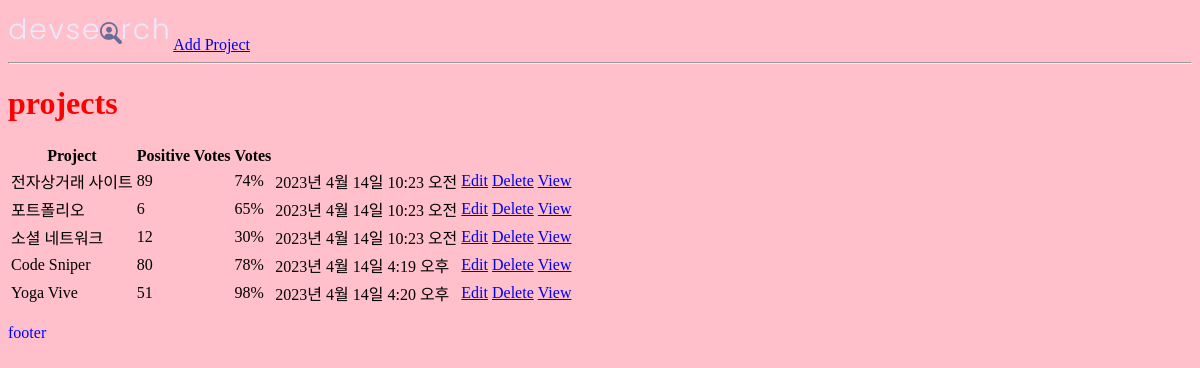
/, run on an earlier commit of the app's database.
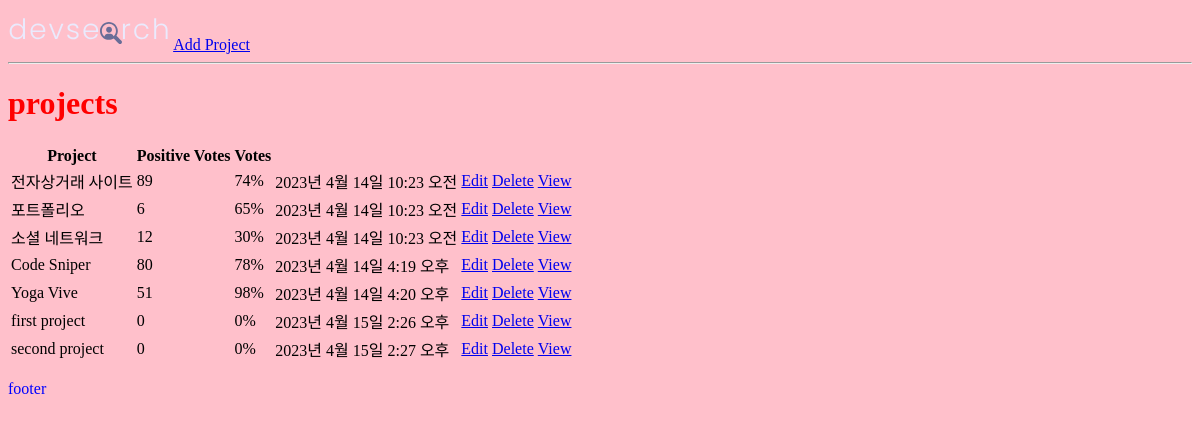
And on a later commit of the database.
### projects/models.py (models this page shows, shortened)
class Project(models.Model):
    title = models.CharField(max_length=200)
    description = models.TextField(null=True, blank=True)
    featured_image = models.ImageField(null=True, blank=True, default="default.jpg")
    demo_link = models.CharField(max_length=2000, null=True, blank=True)
    source_link = models.CharField(max_length=2000, null=True, blank=True)
    tags = models.ManyToManyField('Tag', blank=True)
    vote_total = models.IntegerField(default=0, null=True, blank=True)
    vote_ratio = models.IntegerField(default=0, null=True, blank=True)
    created = models.DateTimeField(auto_now_add=True)
    id = models.UUIDField(default=uuid.uuid4, unique=True, primary_key=True, editable=False)

### projects/views.py (the view)
# urls.py: path('', views.projects, name="projects"),
def projects(req):
    projects = Project.objects.all()
    context = {'projects': projects}
    return render(req, "projects/projects.html", context)

### projects/templates/projects/projects.html
{% extends 'main.html' %}
{% block content %}
  <h1>projects</h1>
  <table>
    <tr>
      <th>Project</th>
      <th>Positive Votes</th>
      <th>Votes</th>
      <th></th>
      <th></th>
      {%for project in projects %}
        <tr>
          <td>{{project.title}}</td>
          <td>{{ project.vote_total }}</td>
          <td>{{ project.vote_ratio }}%</td>
          <td>{{ project.created }}</td>
          <td>
            <a href="{% url 'update-project' project.id %}">Edit</a>
          </td>
          <td>
            <a href="{% url 'delete-project' project.id %}">Delete</a>
          </td>
          <td>
            <a href="{% url 'project' project.id %}">View</a>
          </td>
        </tr>
      {% endfor %}
    </tr>
  </table>
{% endblock content %}

What changed in the data, as far as the page shows it:
added Project: title "first project", vote_total "0", vote_ratio "0", created "2023년 4월 15일 2:26 오후"
added Project: title "second project", vote_total "0", vote_ratio "0", created "2023년 4월 15일 2:27 오후"
